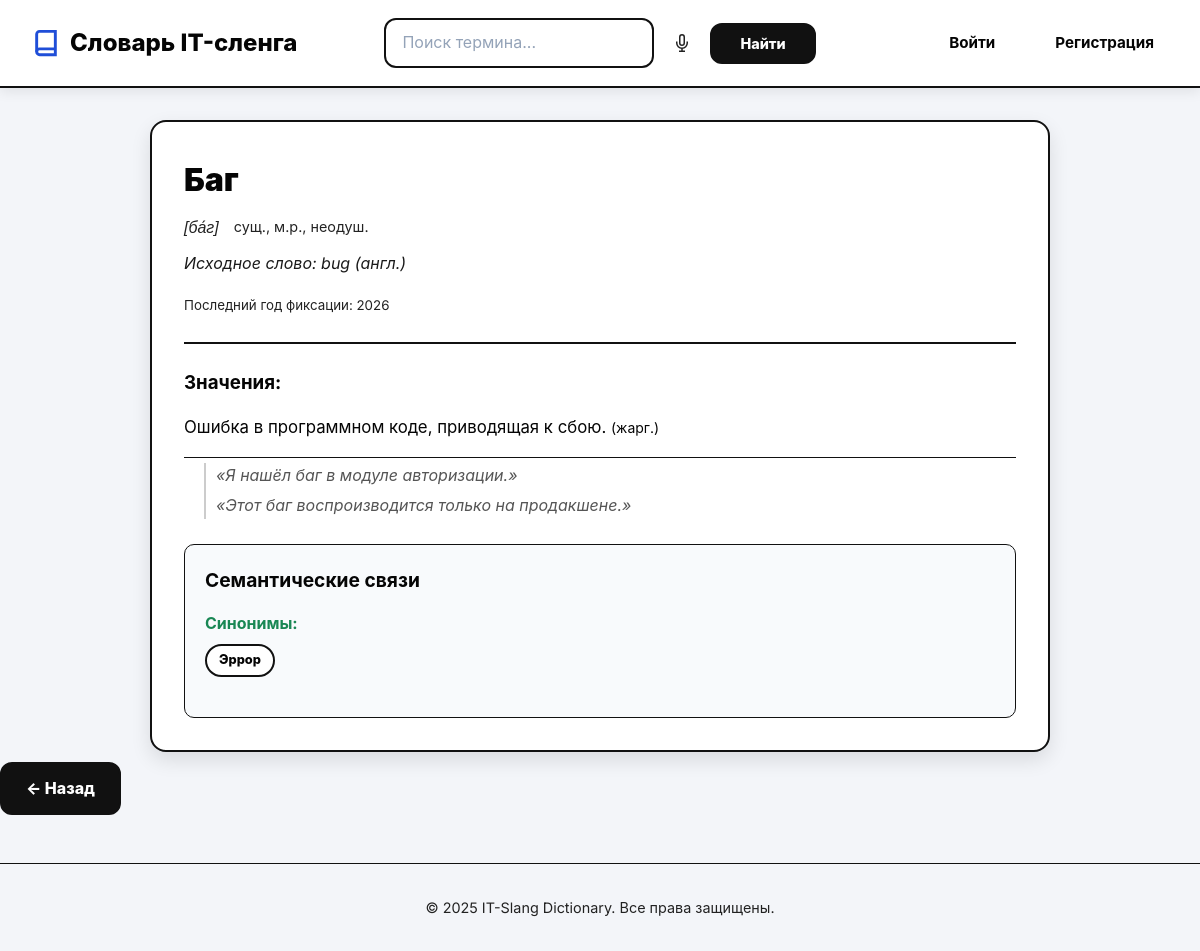
The app's page /term/1 with its own data.
### models.py (models this page shows)
class Term(db.Model):
    __tablename__ = 'terms'
    id = db.Column(db.Integer, primary_key=True)
    term_name = db.Column(db.String(200), nullable=False, index=True)
    transcription = db.Column(db.String(100))  # Транскрипция произношения
    grammar_notes = db.Column(db.String(100))  # Грамматические пометы
    origin_word = db.Column(db.String(300))  # Исходное слово / заимствование
    etymology_note = db.Column(db.Text)  # Этимологическая справка
    year_fixed = db.Column(db.String(50))  # Годы фиксации термина (диапазон)
    last_year_fixed = db.Column(db.Integer)  # Последний год фиксации жаргонного слова
    origin = db.Column(db.String(300))  # Старое поле, оставляем для совместимости
    created_at = db.Column(db.DateTime, default=datetime.utcnow)
    updated_at = db.Column(db.DateTime, default=datetime.utcnow, onupdate=datetime.utcnow)
    user_id = db.Column(db.Integer, db.ForeignKey('users.id'), nullable=False)
    status_id = db.Column(db.Integer, db.ForeignKey('statuses.id'), nullable=False)
    status = db.relationship('Status', backref='terms')
    source_id = db.Column(db.Integer, db.ForeignKey('sources.id'), nullable=True)
    definitions = db.relationship('Definition', backref='term', lazy=True, cascade='all, delete-orphan')
    outgoing_relations = db.relationship('TermRelation',
                                         foreign_keys='TermRelation.term_1_id',
                                         backref='term_1',
                                         lazy=True)

class Definition(db.Model):
    __tablename__ = 'definitions'
    id = db.Column(db.Integer, primary_key=True)
    term_id = db.Column(db.Integer, db.ForeignKey('terms.id'), nullable=False)
    definition_text = db.Column(db.Text, nullable=False)
    style_note = db.Column(db.String(50))
    examples = db.relationship('Example', backref='definition', lazy=True, cascade='all, delete-orphan')

class Example(db.Model):
    __tablename__ = 'examples'
    id = db.Column(db.Integer, primary_key=True)
    definition_id = db.Column(db.Integer, db.ForeignKey('definitions.id'), nullable=False)
    example_text = db.Column(db.Text, nullable=False)

class TermRelation(db.Model):
    __tablename__ = 'term_relations'
    id = db.Column(db.Integer, primary_key=True)
    term_1_id = db.Column(db.Integer, db.ForeignKey('terms.id'), nullable=False)
    term_2_id = db.Column(db.Integer, db.ForeignKey('terms.id'), nullable=False)
    relation_type_id = db.Column(db.Integer, db.ForeignKey('relation_types.id'), nullable=False)
    term_2 = db.relationship('Term', foreign_keys=[term_2_id], backref='incoming_relations')
    relation_type = db.relationship('RelationType', backref='relations')

### app.py (the view)
@app.route("/term/<int:term_id>")
def term_detail(term_id):
    term = Term.query.get_or_404(term_id)
    can_view_private = (
        current_user.is_authenticated
        and (current_user.role == "admin" or term.user_id == current_user.id)
    )
    if term.status.name != PUBLISHED_STATUS and not can_view_private:
        abort(404)
    return render_template("term.html", term=term)

### templates/term.html (shortened to what this page needs)
{% extends "base.html" %}
{% block content %}
<div class="card">
    <h1 class="term-title">{{ term.term_name }}</h1>
    {% if term.transcription or term.grammar_notes %}
    <div style="margin: 10px 0; display: flex; gap: 15px; flex-wrap: wrap;">
        {% if term.transcription %}
            <span style="color: var(--text-secondary); font-style: italic; font-family: 'Lucida Sans Unicode', 'Arial Unicode MS', sans-serif;">{{ term.transcription }}</span>
        {% endif %}
        {% if term.grammar_notes %}
            <span style="color: var(--text-secondary); font-size: 0.9em;">{{ term.grammar_notes }}</span>
        {% endif %}
    </div>
    {% endif %}
    {% if term.origin_word %}
    <span class="origin">Исходное слово: {{ term.origin_word }}</span>
    {% elif term.origin %}
    <span class="origin">Происхождение: {{ term.origin }}</span>
    {% endif %}
    {% if term.year_fixed or term.last_year_fixed %}
    <div style="margin: 10px 0;">
        <small style="color: var(--text-secondary);">
            {% if term.year_fixed and term.last_year_fixed %}
                Годы фиксации: {{ term.year_fixed }} (последний год: {{ term.last_year_fixed }})
            {% elif term.year_fixed %}
                Годы фиксации: {{ term.year_fixed }}
            {% elif term.last_year_fixed %}
                Последний год фиксации: {{ term.last_year_fixed }}
            {% endif %}
        </small>
    </div>
    {% endif %}
    <hr>
    <h3>Значения:</h3>
    {% for def in term.definitions %}
        <div class="definition">
            {{ def.definition_text }}
            {% if def.style_note %} <small>({{ def.style_note }})</small>{% endif %}
        </div>
        {% if def.examples %}
            <div style="margin: 5px 0 15px 20px; border-left: 2px solid #ccc; padding-left: 10px;">
                {% for ex in def.examples %}
                    <p style="margin: 5px 0; font-style: italic; color: #555;">«{{ ex.example_text }}»</p>
                {% endfor %}
            </div>
        {% endif %}
    {% endfor %}
    {% set synonyms = [] %}
    {% set antonyms = [] %}
    {% set related = [] %}
    {% for rel in term.outgoing_relations %}
        {% if rel.relation_type.type_name == 'Синоним' %}
            {% set _ = synonyms.append(rel) %}
        {% elif rel.relation_type.type_name == 'Антоним' %}
            {% set _ = antonyms.append(rel) %}
        {% else %}
            {% set _ = related.append(rel) %}
        {% endif %}
    {% endfor %}
    {% if synonyms or antonyms or related %}
    <div style="margin-top: 25px; padding: 20px; background: #f8fafc; border-radius: 10px; border: 1px solid var(--border);">
        <h3 style="margin-top: 0; margin-bottom: 15px; font-size: 1.2em; color: var(--text-primary);">Семантические связи</h3>
        {% if synonyms %}
        <div style="margin-bottom: 15px;">
            <strong style="color: #198754;">Синонимы:</strong>
            <div style="margin-top: 8px;">
                {% for rel in synonyms %}
                    <a href="{{ url_for('term_detail', term_id=rel.term_2.id) }}" class="badge" style="background:#198754; color:white; text-decoration:none; margin-right: 5px; margin-bottom: 5px; display:inline-block;">
                        {{ rel.term_2.term_name }}
                    </a>
                {% endfor %}
            </div>
        </div>
        {% endif %}
    </div>
    {% endif %}
</div>
<a href="{{ url_for('index') }}" class="btn" style="margin-top: 10px; color: #0d6efd;">← Назад</a>
{% endblock %}

### templates/base.html (shortened to what this page needs)
<!DOCTYPE html>
<html lang="ru">
<head>
    <link href="{{ url_for('static', filename='css/style.css') }}" rel="stylesheet">
</head>
<body>
    <header class="site-header">
        <div class="header-content">
            <a href="{{ url_for('index') }}" class="logo">
                <svg width="28" height="28" viewBox="0 0 24 24" fill="none" stroke="currentColor" stroke-width="2.5">
                    <path d="M4 19.5A2.5 2.5 0 0 1 6.5 17H20"/>
                    <path d="M6.5 2H20v20H6.5A2.5 2.5 0 0 1 4 19.5v-15A2.5 2.5 0 0 1 6.5 2z"/>
                </svg>
                Словарь IT-сленга
            </a>
            <div class="header-search">
                <form method="get" action="{{ url_for('index') }}" class="header-search-form">
                    <input type="text" id="headerSearchInput" name="q" class="header-search-input" placeholder="Поиск термина..." value="{{ query or '' }}" autocomplete="off">
                    <button type="button" id="headerVoiceSearchBtn" class="header-voice-btn" title="Голосовой поиск" style="order: 2;">
                        <svg width="18" height="18" viewBox="0 0 24 24" fill="none" stroke="currentColor" stroke-width="2">
                            <path d="M12 1a3 3 0 0 0-3 3v8a3 3 0 0 0 6 0V4a3 3 0 0 0-3-3z"/>
                            <path d="M19 10v2a7 7 0 0 1-14 0v-2"/>
                            <line x1="12" y1="19" x2="12" y2="23"/>
                            <line x1="8" y1="23" x2="16" y2="23"/>
                        </svg>
                    </button>
                    <button type="submit" class="header-search-submit" style="order: 3;">Найти</button>
                </form>
            </div>
            <nav class="nav-links">
                {% if current_user.is_authenticated %}
                    {% if current_user.role == 'admin' %}
                        <a href="{{ url_for('admin') }}" class="nav-link">Панель администратора</a>
                    {% else %}
                        <a href="{{ url_for('suggest_term') }}" class="nav-link">Предложить слово</a>
                    {% endif %}
                    <a href="{{ url_for('logout') }}" class="nav-link">Выйти</a>
                {% else %}
                    <a href="{{ url_for('login') }}" class="nav-link">Войти</a>
                    <a href="{{ url_for('register') }}" class="nav-link">Регистрация</a>
                {% endif %}
            </nav>
        </div>
    </header>
    <div class="main-wrapper">
        {% block content %}{% endblock %}
    </div>
    <footer style="text-align: center; padding: 2rem 0; color: var(--text-secondary); font-size: 0.9rem; border-top: 1px solid var(--border); margin-top: 3rem;">
        <p>&copy; 2025 IT-Slang Dictionary. Все права защищены.</p>
    </footer>
</body>
</html>

### static/css/style.css (style rules this page uses)
:root { --primary: #1f4ed8 !important; --primary-light: #dbe6ff !important; --primary-dark: #17358f !important; --accent: #f4b400; --danger: #b91c1c; --success: #047857; --bg: #f3f5f9 !important; --card-bg: #ffffff !important; --text: #050505 !important; --text-secondary: #222222 !important; --border: #111111 !important; --shadow: 0 8px 20px rgba(0, 0, 0, .11) !important; --shadow-hover: 0 12px 26px rgba(0, 0, 0, .16) !important; }
body { color: #050505 !important; background: #f3f5f9 !important; }
.site-header { background: #ffffff !important; border-bottom: 2px solid #111111 !important; box-shadow: 0 4px 12px rgba(0, 0, 0, .08) !important; }
.logo { color: #050505 !important; font-weight: 800 !important; }
.logo svg { color: var(--primary); }
.nav-link { color: #050505 !important; font-weight: 700 !important; }
.header-search-form { position: relative; }
.header-search-input, input, textarea, select { color: #050505 !important; background: #ffffff !important; border: 2px solid #111111 !important; border-radius: 12px !important; font: inherit; }
.header-search-submit, .btn { background: #111111 !important; color: #ffffff !important; border: 2px solid #111111 !important; border-radius: 12px !important; font-weight: 800 !important; box-shadow: none !important; transform: none !important; }
.card, .term-card, .term-examples, .admin-card, .recommendation-panel { border: 2px solid #111111 !important; box-shadow: var(--shadow) !important; }
.term-info h3 a, .term-title, .letter-header h2, .page-header h1 { color: #050505 !important; font-weight: 900 !important; }
.term-origin, .origin, .term-examples p, .term-examples-title, .page-header p { color: #1a1a1a !important; }
.category-filters a, .badge { background: #ffffff !important; color: #050505 !important; border: 2px solid #111111 !important; font-weight: 800 !important; }

### records on screen
Term: term_name "Баг", transcription "[ба́г]", grammar_notes "сущ., м.р., неодуш.", origin_word "bug (англ.)", last_year_fixed "2026"
Definition: definition_text "Ошибка в программном коде, приводящая к сбою.", style_note "жарг."
Example: example_text "Я нашёл баг в модуле авторизации."
Example: example_text "Этот баг воспроизводится только на продакшене."
TermRelation: term_2.term_name "Эррор"
